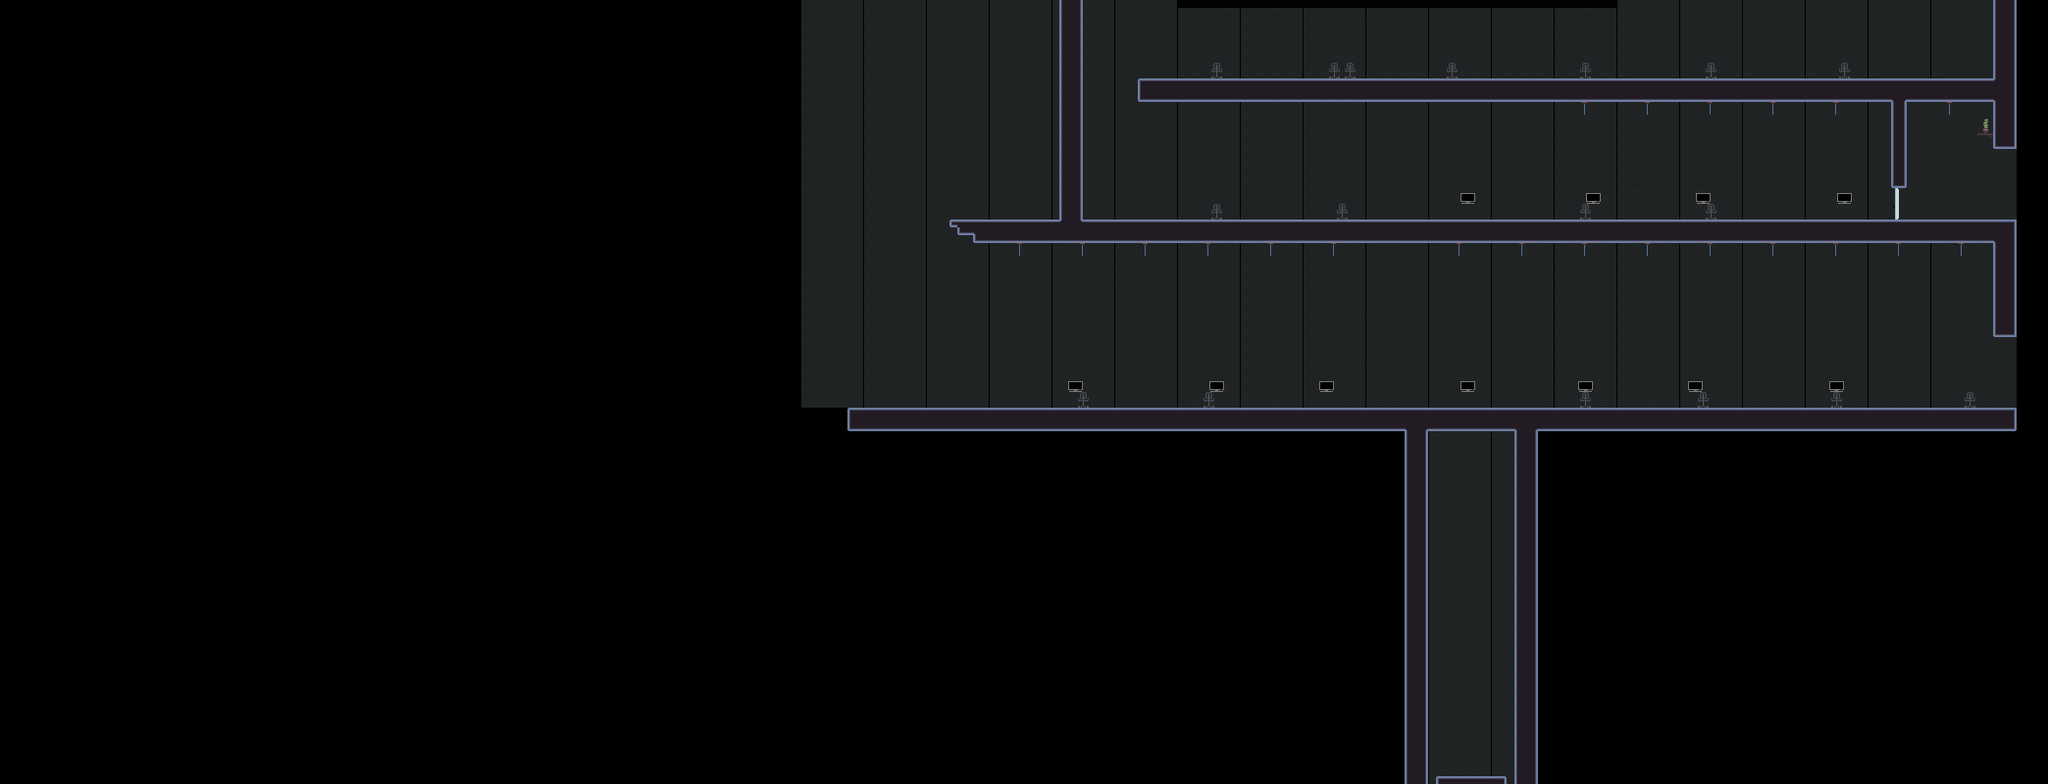

This game map was drawn from its Tiled (.tmx) file and the tilesets committed beside it. A one-line description and the trimmed map source follow:
An orthogonal 261x100 tile map with 8x8 px tiles, 4 tile layers (Office Bg, Other, Ground, Stuff), 2 hidden layers not drawn, 7 tilesets and 93 objects.

<map version="1.10" tiledversion="1.10.2" orientation="orthogonal" renderorder="right-down" width="261" height="100" tilewidth="8" tileheight="8" infinite="0" nextlayerid="10" nextobjectid="208">
 <tileset firstgid="1" source="../Tilesets/Rocks.tsx" />
 <tileset firstgid="37" source="../Tilesets/Stalagtite.tsx" />
 <tileset firstgid="45" source="../Tilesets/Mechanics.tsx" />
 <tileset firstgid="61" source="../Tilesets/Branches.tsx" />
 <tileset firstgid="91" source="../Tilesets/Bg.tsx" />
 <tileset firstgid="100" source="../Tilesets/city.tsx" />
 <tileset firstgid="1750" source="../Tilesets/Decoration.tsx" />
 <layer id="5" name="Office Bg" width="261" height="100">
  <data>[26100 cells, 2118 non-empty, 4 distinct tile ids]</data>
 </layer>
 <layer id="7" name="Other" width="261" height="100">
  <data>[26100 cells, 37 non-empty, 8 distinct tile ids]</data>
 </layer>
 <layer id="1" name="Ground" width="261" height="100">
  <data>[26100 cells, 1656 non-empty, 14 distinct tile ids]</data>
 </layer>
 <layer id="8" name="Stuff" width="261" height="100">
  <data>[26100 cells, 16 non-empty, 1 distinct tile ids]</data>
 </layer>
 <objectgroup id="6" name="Decoration">
  <object id="51" gid="1752" x="1612" y="128" width="8" height="11" />
  <object id="52" gid="1752" x="1676" y="128" width="8" height="11" />
  <object id="53" gid="1752" x="1740" y="128" width="8" height="11" />
  <object id="54" gid="1752" x="1804" y="128" width="8" height="11" />
  <object id="55" gid="1752" x="1868" y="128" width="8" height="11" />
  <object id="57" gid="1752" x="1984" y="128" width="8" height="11" />
  <object id="77" gid="1752" x="1612" y="272" width="8" height="11" />
  <object id="78" gid="1752" x="1676" y="272" width="8" height="11" />
  <object id="79" gid="1752" x="1740" y="272" width="8" height="11" />
  <object id="80" gid="1752" x="1804" y="272" width="8" height="11" />
  <object id="81" gid="1752" x="1868" y="272" width="8" height="11" />
  <object id="82" gid="1752" x="1932" y="272" width="8" height="11" />
  <object id="83" gid="1752" x="1996" y="272" width="8" height="11" />
  <object id="84" gid="1752" x="1164" y="272" width="8" height="11" />
  <object id="85" gid="1752" x="1228" y="272" width="8" height="11" />
  <object id="86" gid="1752" x="1292" y="272" width="8" height="11" />
  <object id="87" gid="1752" x="1356" y="272" width="8" height="11" />
  <object id="89" gid="1752" x="1484" y="272" width="8" height="11" />
  <object id="90" gid="1752" x="1548" y="272" width="8" height="11" />
  <object id="133" gid="1751" x="1800" y="229" width="16" height="20" />
  <object id="134" gid="1751" x="1672" y="229" width="16" height="20" />
  <object id="135" gid="1751" x="1544" y="229" width="16" height="20" />
  <object id="136" gid="1751" x="1288" y="229" width="16" height="20" />
  <object id="137" gid="1751" x="1160" y="229" width="16" height="20" />
  <object id="138" gid="1751" x="1416" y="229" width="16" height="20" />
  <object id="139" gid="1753" x="1848" y="208" width="11" height="14" />
  <object id="140" gid="2147485401" x="1752" y="208" width="11" height="14" />
  <object id="141" gid="1753" x="1464" y="208" width="11" height="14" />
  <object id="169" gid="1751" x="1928" y="85" width="16" height="20" />
  <object id="170" gid="1751" x="1800" y="85" width="16" height="20" />
  <object id="171" gid="1751" x="1672" y="85" width="16" height="20" />
  <object id="172" gid="1751" x="1416" y="85" width="16" height="20" />
  <object id="173" gid="1751" x="1288" y="85" width="16" height="20" />
  <object id="174" gid="1751" x="1544" y="85" width="16" height="20" />
  <object id="175" gid="2147485401" x="1880" y="64" width="11" height="14" />
  <object id="176" gid="1753" x="1592" y="64" width="11" height="14" />
  <object id="181" gid="1752" x="1036" y="272" width="8" height="11" />
  <object id="182" gid="1752" x="1100" y="272" width="8" height="11" />
  <object id="191" gid="1751" x="1288" y="421" width="16" height="20" />
  <object id="192" gid="1751" x="1032" y="421" width="16" height="20" />
  <object id="193" gid="1751" x="904" y="421" width="16" height="20" />
  <object id="194" gid="1751" x="1160" y="421" width="16" height="20" />
  <object id="195" gid="1753" x="1208" y="400" width="11" height="14" />
 </objectgroup>
 <objectgroup id="3" name="Mechanics">
  <object id="1" gid="48" x="1872" y="224" width="8" height="12" />
  <object id="61" gid="56" x="1648" y="416" width="13" height="15" />
  <object id="62" gid="56" x="1736" y="400" width="13" height="15" />
  <object id="63" gid="56" x="1848" y="400" width="13" height="15" />
  <object id="64" gid="56" x="1960" y="416" width="13" height="15" />
  <object id="65" gid="56" x="2000" y="400" width="13" height="15" />
  <object id="91" gid="56" x="1664" y="416" width="13" height="15" />
  <object id="97" gid="56" x="1992" y="208" width="13" height="15" />
  <object id="116" gid="58" x="1984" y="224" width="33" height="16" />
  <object id="119" gid="59" x="1848" y="224" width="48" height="16" />
  <object id="120" gid="59" x="1720" y="224" width="48" height="16" />
  <object id="121" gid="59" x="1592" y="224" width="48" height="16" />
  <object id="122" gid="59" x="1976" y="416" width="48" height="16" />
  <object id="123" gid="59" x="1848" y="416" width="48" height="16" />
  <object id="124" gid="59" x="1720" y="416" width="48" height="16" />
  <object id="125" gid="59" x="1592" y="416" width="48" height="16" />
  <object id="128" gid="57" x="1984" y="320" width="24" height="24">
   <properties>
    <property name="SetEndpoint" type="object" value="129" />
    <property name="Speed" type="int" value="200" />
   </properties>
  </object>
  <object id="129" gid="52" x="1904" y="312" width="8" height="8" />
  <object id="142" gid="59" x="1848" y="80" width="48" height="16" />
  <object id="143" gid="59" x="1720" y="80" width="48" height="16" />
  <object id="144" gid="59" x="1592" y="80" width="48" height="16" />
  <object id="145" gid="59" x="1464" y="80" width="48" height="16" />
  <object id="146" gid="59" x="1336" y="80" width="48" height="16" />
  <object id="147" gid="59" x="1208" y="80" width="48" height="16" />
  <object id="148" gid="59" x="1464" y="224" width="48" height="16" />
  <object id="149" gid="59" x="1336" y="224" width="48" height="16" />
  <object id="150" gid="59" x="1208" y="224" width="48" height="16" />
  <object id="151" gid="56" x="1832" y="224" width="13" height="15" />
  <object id="152" gid="56" x="1816" y="224" width="13" height="15" />
  <object id="153" gid="56" x="1600" y="192" width="13" height="15" />
  <object id="154" gid="56" x="1480" y="200" width="13" height="15" />
  <object id="155" gid="56" x="1632" y="56" width="13" height="15" />
  <object id="156" gid="56" x="1776" y="80" width="13" height="15" />
  <object id="157" gid="56" x="1904" y="80" width="13" height="15" />
  <object id="158" gid="56" x="1488" y="56" width="13" height="15" />
  <object id="159" gid="56" x="1352" y="64" width="13" height="15" />
  <object id="177" gid="59" x="1976" y="80" width="48" height="16" />
  <object id="179" gid="59" x="1336" y="416" width="48" height="16" />
  <object id="183" gid="59" x="1208" y="416" width="48" height="16" />
  <object id="184" gid="59" x="1080" y="416" width="48" height="16" />
  <object id="196" gid="56" x="1392" y="408" width="13" height="15" />
  <object id="197" gid="56" x="1232" y="400" width="13" height="15" />
  <object id="198" gid="56" x="1120" y="392" width="13" height="15" />
  <object id="199" gid="59" x="1464" y="416" width="48" height="16" />
  </objectgroup>
 <layer id="2" name="Stalagtites" width="261" height="100" visible="0">
  <data>[26100 cells, 37 non-empty, 7 distinct tile ids]</data>
 </layer>
 <layer id="4" name="Branches" width="261" height="100" visible="0">
  <data>[26100 cells, 393 non-empty, 7 distinct tile ids]</data>
 </layer>
</map>
<!-- 6 of 93 objects omitted -->
